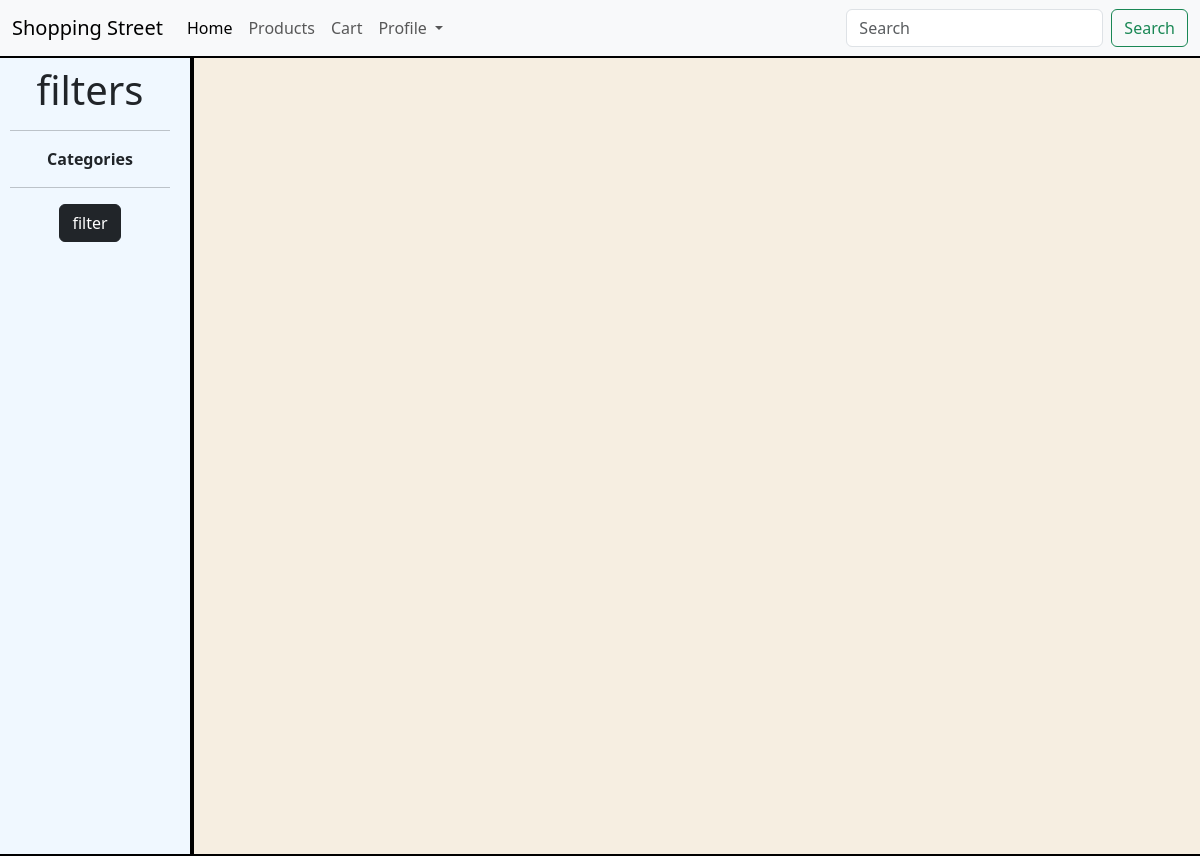
Before: /products/ with the older database file.
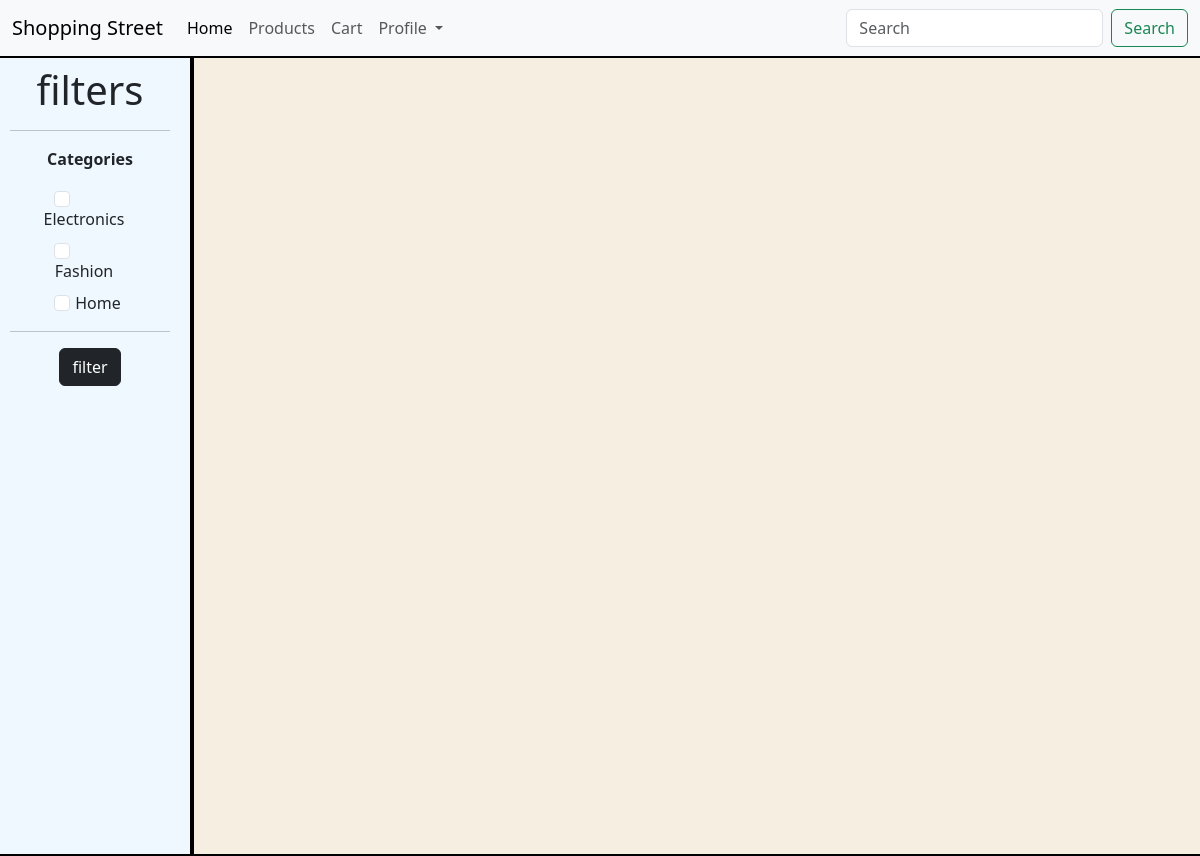
After: the same page with the newer database file.
### eshop/models.py (models this page shows)
class Categories(models.Model):
    category_id = models.AutoField(primary_key=True)
    name = models.CharField(max_length=255)
    def __str__(self):
        return self.name

### eshop/views.py (the view)
# urls.py: path('products/', views.products,name='products'),
def products(request):
    categories=Categories.objects.all()
    active_categories=[]
    p_list=[]
    if request.method=='POST':
      for i in categories:
        if i.name in request.POST:
           active_categories.append(i)
        if len(active_categories)==0:
           active_categories=categories
    else:
      active_categories=categories
    for c in active_categories:
      ls=Products.objects.filter(category=c)
      for i in ls:
          p_list.append(i)
    context={
       'p_list':p_list,
       'categories':categories
    }
    return render(request,'products.html',context)

### eshop/templates/products.html (shortened to what this page needs)
{% extends "base.html" %}
{% block content %}
<div class="row text-center" style="--bs-columns: 10;height:100vh">
    <div class="col-2" style='border: 2px solid black;background-color: aliceblue;position: sticky;'>
        <div class="p-2" style="position: sticky;">
            <p class="display-6">filters</p>
            <form method="POST">
              <hr>
              <p><strong>Categories</strong></p>
              {% for category in categories %}
              <div class="form-check m-2">
                <input class="form-check-input" style="margin-left: 1vw;" type="checkbox" name="{{ category.name }}" id="{{ category.name }}">
                <label class="form-check-label" style="margin-right: 3vw;" for="{{ category.name }}">
                  {{ category }}
                </label>
              </div>
              {% endfor %}
              <hr>
              <button type="submit" class="btn btn-dark">filter</button>
            </form>
        </div>
    </div>
    <div class='col-10' style='border: 2px solid black;background-color: rgb(246, 238, 225);'>
    </div>
</div>
{% endblock content %}

### eshop/templates/base.html (shortened to what this page needs)
<!DOCTYPE html>
<html lang="en">
<head>
    <link href="https://cdn.jsdelivr.net/npm/bootstrap@5.3.3/dist/css/bootstrap.min.css" rel="stylesheet">
</head>
<body style='overflow-x: hidden;'>
  <nav class="navbar navbar-expand-lg bg-body-tertiary">
    <div class="container-fluid">
      <a class="navbar-brand" href="#">Shopping Street</a>
      <div class="collapse navbar-collapse" id="navbarSupportedContent">
        <ul class="navbar-nav me-auto mb-2 mb-lg-0">
          <li class="nav-item">
            <a class="nav-link active" aria-current="page" href="{% url 'home' %}">Home</a>
          </li>
          <li class="nav-item">
            <a class="nav-link" href="{% url 'products' %}">Products</a>
          </li>
        <li class="nav-item">
          <a class="nav-link" href="{% url 'cart' %}">Cart</a>
        </li>
          <li class="nav-item dropdown">
            <a class="nav-link dropdown-toggle" href="#" role="button" data-bs-toggle="dropdown" aria-expanded="false">
              Profile
            </a>
          </li>
        </ul>
        <form class="d-flex" role="search">
          <input class="form-control me-2" type="search" placeholder="Search" aria-label="Search">
          <button class="btn btn-outline-success" type="submit">Search</button>
        </form>
      </div>
    </div>
  </nav>
  {% block content %}{% endblock content %}
</body>
</html>

Changed rows visible on the page:
added Categories: name "Electronics"
added Categories: name "Fashion"
added Categories: name "Home"
